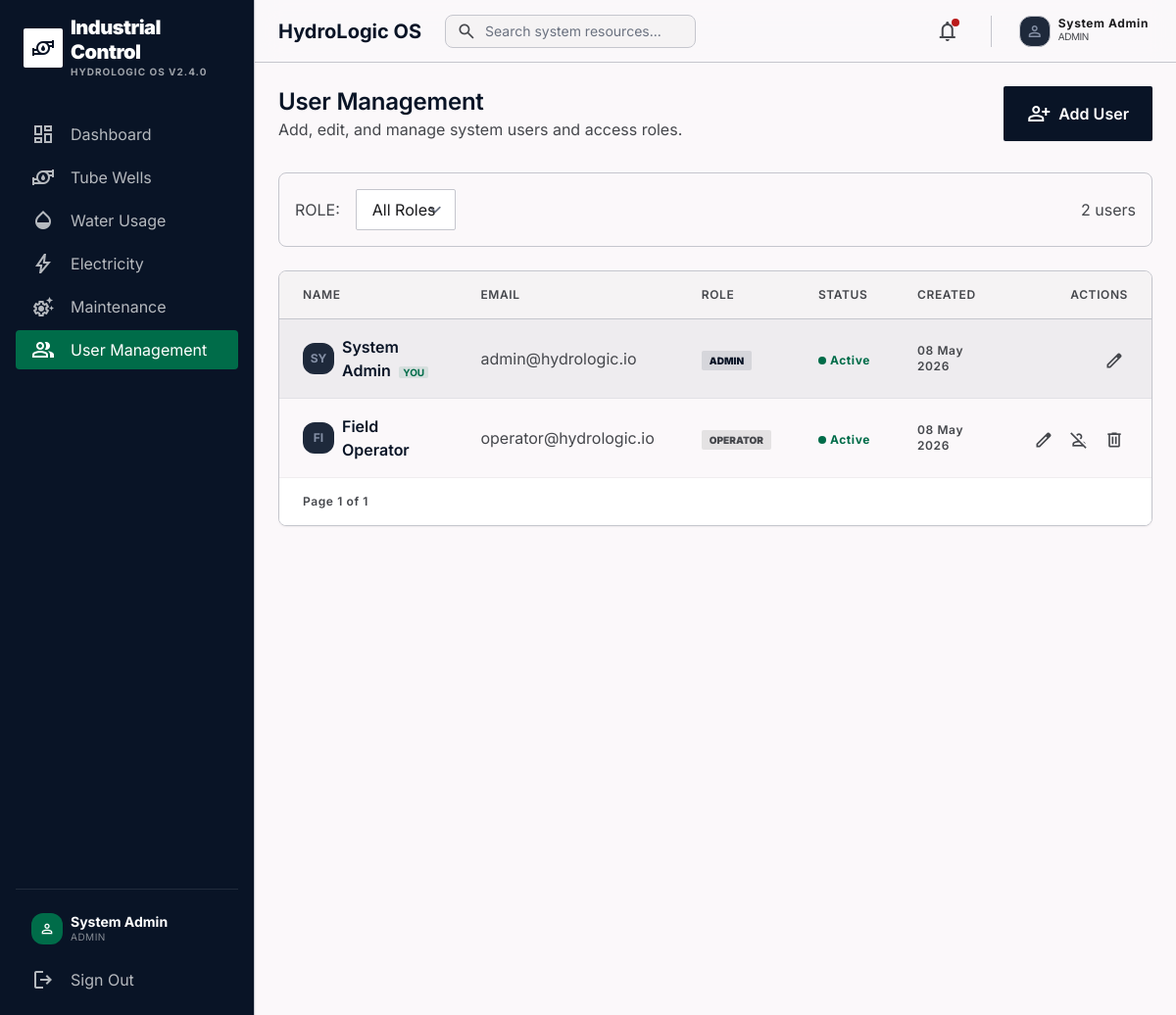
The page /admin/users.php (signed in) on the database its author committed.
### tables this page shows
CREATE TABLE IF NOT EXISTS users (
    id          INT AUTO_INCREMENT PRIMARY KEY,
    name        VARCHAR(100)    NOT NULL,
    email       VARCHAR(150)    UNIQUE NOT NULL,
    password    VARCHAR(255)    NOT NULL,                          
    role        ENUM('Admin', 'Operator') DEFAULT 'Operator',
    is_active   TINYINT(1)      DEFAULT 1,                        
    created_at  TIMESTAMP       DEFAULT CURRENT_TIMESTAMP,
    updated_at  TIMESTAMP       DEFAULT CURRENT_TIMESTAMP ON UPDATE CURRENT_TIMESTAMP
);

### includes/functions.php (called while the page is built, shortened)
<?php
function sanitize($value): string {
    return htmlspecialchars((string)$value, ENT_QUOTES | ENT_HTML5, 'UTF-8');
}
function paginate(int $total_records, int $per_page, int $current_page): array {
    $current_page = max(1, $current_page);
    $total_pages  = max(1, (int) ceil($total_records / $per_page));
    $current_page = min($current_page, $total_pages);
    $offset       = ($current_page - 1) * $per_page;
    return [
        'total_pages'  => $total_pages,
        'current_page' => $current_page,
        'per_page'     => $per_page,
        'offset'       => $offset,
        'total_records'=> $total_records,
    ];
}

### admin/users.php (the view, shortened to what this page needs)
<?php
require_once __DIR__ . '/../config/db_connect.php';
require_once __DIR__ . '/../includes/functions.php';
$page_num   = max(1, (int)($_GET['page'] ?? 1));
$filter_role= trim($_GET['role'] ?? '');
$conds=[]; $bt=''; $bv=[];
$where_sql = $conds ? 'WHERE '.implode(' AND ',$conds) : '';
$cs = mysqli_prepare($conn,"SELECT COUNT(*) AS total FROM users $where_sql");
mysqli_stmt_execute($cs);
$total_rows = mysqli_fetch_assoc(mysqli_stmt_get_result($cs))['total'] ?? 0;
$pager  = paginate($total_rows, RECORDS_PER_PAGE, $page_num);
$limit  = RECORDS_PER_PAGE;
$offset = $pager['offset'];
$ls = mysqli_prepare($conn,"SELECT * FROM users $where_sql ORDER BY created_at DESC LIMIT ? OFFSET ?");
$pt = $bt.'ii'; $pv = array_merge($bv,[$limit,$offset]);
mysqli_stmt_bind_param($ls,$pt,...$pv);
mysqli_stmt_execute($ls);
$users = mysqli_stmt_get_result($ls);
require_once __DIR__ . '/../includes/header.php';
?>
<?php require_once __DIR__ . '/../includes/sidebar.php'; ?>
<main class="ml-sidebar-width min-h-screen flex flex-col">
    <?php require_once __DIR__ . '/../includes/topbar.php'; ?>
    <div class="p-lg flex-1">
        <div class="flex flex-col md:flex-row md:items-center justify-between mb-xl gap-md">
            <div>
                <h2 class="font-h2 text-h2 text-primary">User Management</h2>
                <p class="text-on-surface-variant font-body-md">Add, edit, and manage system users and access roles.</p>
            </div>
            <button onclick="openModal('add-modal')"
                    class="flex items-center gap-sm bg-primary text-on-primary px-lg py-md rounded hover:opacity-90 shadow-sm">
                <span class="material-symbols-outlined">person_add</span>
                <span class="font-body-md font-semibold">Add User</span>
            </button>
        </div>
        <form method="GET" action="" class="bg-surface border border-outline-variant p-md rounded-xl mb-lg flex items-center gap-md">
            <label class="font-label-sm text-on-surface-variant uppercase">Role:</label>
            <select name="role" onchange="this.form.submit()" class="border border-outline-variant rounded px-md py-sm outline-none">
                <option value="" <?= !$filter_role?'selected':'' ?>>All Roles</option>
            </select>
            <span class="text-on-surface-variant font-label-sm ml-auto"><?= $total_rows ?> user<?= $total_rows!==1?'s':'' ?></span>
        </form>
        <div class="bg-surface border border-outline-variant rounded-xl overflow-hidden shadow-sm">
            <div class="overflow-x-auto">
                <table class="w-full text-left border-collapse">
                    <thead>
                        <tr class="bg-surface-container-low border-b border-outline-variant">
                            <th class="px-lg py-md text-label-sm text-on-surface-variant uppercase">Name</th>
                            <th class="px-lg py-md text-label-sm text-on-surface-variant uppercase">Email</th>
                            <th class="px-lg py-md text-label-sm text-on-surface-variant uppercase">Role</th>
                            <th class="px-lg py-md text-label-sm text-on-surface-variant uppercase">Status</th>
                            <th class="px-lg py-md text-label-sm text-on-surface-variant uppercase">Created</th>
                            <th class="px-lg py-md text-label-sm text-on-surface-variant uppercase text-right">Actions</th>
                        </tr>
                    </thead>
                    <tbody class="divide-y divide-outline-variant/30">
                        <?php if (mysqli_num_rows($users)===0): ?>
                        <tr><td colspan="6" class="px-lg py-xl text-center text-on-surface-variant">
                            <span class="material-symbols-outlined text-[40px] block mb-sm text-outline">group</span>No users found.
                        </td></tr>
                        <?php else: while ($user = mysqli_fetch_assoc($users)):
                            $is_self = ((int)$user['id'] === (int)$_SESSION['user_id']);
                        ?>
                        <tr class="hover:bg-surface-container-lowest transition-colors <?= $is_self ? 'bg-primary/5' : '' ?>">
                            <td class="px-lg py-md">
                                <div class="flex items-center gap-sm">
                                    <div class="w-8 h-8 rounded-full bg-primary-container flex items-center justify-center flex-shrink-0">
                                        <span class="text-on-primary-container font-bold text-[12px]"><?= strtoupper(substr($user['name'],0,2)) ?></span>
                                    </div>
                                    <div>
                                        <span class="font-semibold text-primary"><?= sanitize($user['name']) ?></span>
                                        <?php if ($is_self): ?><span class="ml-xs text-[10px] bg-secondary/10 text-secondary px-1 rounded font-bold">YOU</span><?php endif; ?>
                                    </div>
                                </div>
                            </td>
                            <td class="px-lg py-md text-on-surface-variant font-body-md"><?= sanitize($user['email']) ?></td>
                            <td class="px-lg py-md">
                                <?php if ($user['role']==='Admin'): ?>
                                <span class="px-2 py-1 bg-primary/10 text-primary text-[10px] font-black uppercase rounded">Admin</span>
                                <?php else: ?>
                                <span class="px-2 py-1 bg-surface-container-highest text-on-surface-variant text-[10px] font-black uppercase rounded">Operator</span>
                                <?php endif; ?>
                            </td>
                            <td class="px-lg py-md">
                                <?php if ($user['is_active']): ?>
                                <span class="inline-flex items-center gap-xs text-secondary text-label-sm font-bold"><span class="w-2 h-2 rounded-full bg-secondary animate-pulse"></span>Active</span>
                                <?php else: ?>
                                <span class="inline-flex items-center gap-xs text-error text-label-sm font-bold"><span class="w-2 h-2 rounded-full bg-error"></span>Disabled</span>
                                <?php endif; ?>
                            </td>
                            <td class="px-lg py-md text-on-surface-variant text-label-sm"><?= date('d M Y', strtotime($user['created_at'])) ?></td>
                            <td class="px-lg py-md text-right">
                                <div class="flex items-center justify-end gap-sm">
                                    <button onclick="openEditModal(<?= htmlspecialchars(json_encode($user),ENT_QUOTES) ?>)"
                                            class="p-xs hover:bg-surface-container-high rounded text-on-surface-variant transition-colors" title="Edit">
                                        <span class="material-symbols-outlined text-[20px]">edit</span>
                                    </button>
                                    <?php if (!$is_self): ?>
                                    <form method="POST" action="">
                                        <button type="submit" title="<?= $user['is_active'] ? 'Disable' : 'Enable' ?>"
                                                class="p-xs hover:bg-surface-container-high rounded text-on-surface-variant transition-colors">
                                            <span class="material-symbols-outlined text-[20px]"><?= $user['is_active'] ? 'person_off' : 'person' ?></span>
                                        </button>
                                    </form>
                                    <form method="POST" action="" onsubmit="return confirm('Permanently delete this user?');">
                                        <button type="submit" class="p-xs hover:bg-error-container hover:text-error rounded text-on-surface-variant transition-colors">
                                            <span class="material-symbols-outlined text-[20px]">delete</span>
                                        </button>
                                    </form>
                                    <?php endif; ?>
                                </div>
                            </td>
                        </tr>
                        <?php endwhile; endif; ?>
                    </tbody>
                </table>
            </div>
            <div class="px-lg py-md bg-surface-container-lowest border-t border-surface-container flex items-center justify-between">
                <span class="text-label-sm text-on-surface-variant">Page <?= $pager['current_page'] ?> of <?= $pager['total_pages'] ?></span>
            </div>
        </div>
    </div>
    <?php require_once __DIR__ . '/../includes/footer.php'; ?>

### includes/header.php (style rules this page uses)
.material-symbols-outlined { font-variation-settings: 'FILL' 0, 'wght' 400, 'GRAD' 0, 'opsz' 24; vertical-align: middle; }
body { font-family: 'Inter', sans-serif; }
main { animation: fadeIn 0.2s ease-in-out; }

### rows shown on the page
users: name "SY", name "System Admin", shows "YOU", email "admin@hydrologic.io", role "ADMIN", is_active 1 (drawn), created_at "08 May 2026"
users: name "FI", name "Field Operator", email "operator@hydrologic.io", role "OPERATOR", is_active 1 (drawn), created_at "08 May 2026"

### other values the page prints
APP_NAME "HYDROLOGIC OS"
APP_VERSION "V2.4.0"
$item['label'] "Dashboard"
$item['label'] "Tube Wells"
$item['label'] "Water Usage"
$item['label'] "Electricity"
$item['label'] "Maintenance"
$item['label'] "User Management"
current_user_name() "System Admin"
$role "ADMIN"
APP_NAME "HydroLogic OS"
current_role() "ADMIN"
$total_rows "2"
$pager['current_page'] "1"
$pager['total_pages'] "1"
